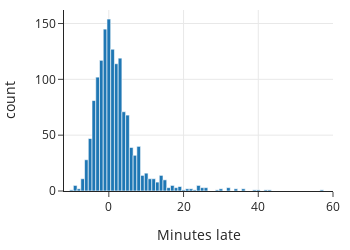

Notebook code for this chart:
### Markdown cell above
## Example: Predicting Bus Lateness 

{numref}`Chapter %s <ch:modeling>` models the lateness of a Seattle bus in arriving at a particular stop. We observed that the distribution was highly skewed and chose to estimate the typical lateness by the median, which was 0.74 minutes. We reproduce the sample histogram from that chapter here.

### Code cell
times = pd.read_csv("data/seattle_bus_times_NC.csv")
fig = px.histogram(times, x="minutes_late", width=350, height=250)
fig.update_xaxes(range=[-12, 60], title_text="Minutes late")
fig

### Figure 1 — Plotly figure (JSON) as saved in the notebook; plotly's stock layout.template omitted (floating-point values rounded to 4 significant figures; data arrays with more than 128 entries replaced by an {"elided": "..."} marker saying what was removed)
{"data": [{"alignmentgroup": "True", "bingroup": "x", "hovertemplate": "minutes_late=%{x}<br>count=%{y}<extra></extra>", "legendgroup": "", "marker": {"color": "#1F77B4", "pattern": {"shape": ""}}, "name": "", "offsetgroup": "", "orientation": "v", "showlegend": false, "type": "histogram", "x": {"elided": "1434 float values"}, "xaxis": "x", "yaxis": "y"}], "layout": {"barmode": "relative", "height": 250, "legend": {"tracegroupgap": 0}, "width": 350, "xaxis": {"anchor": "y", "domain": [0, 1], "range": [-12, 60], "title": {"text": "Minutes late"}, "type": "linear"}, "yaxis": {"anchor": "x", "autorange": true, "domain": [0, 1], "range": [0, 162.1], "title": {"text": "count"}}}}
